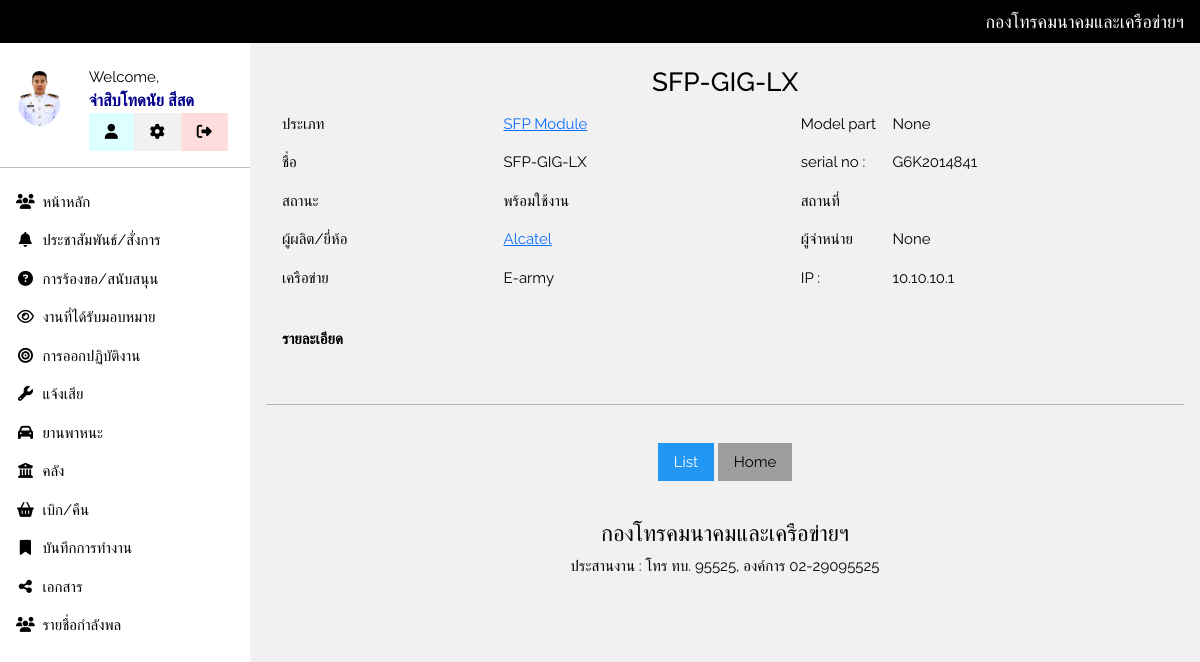
Page /asset/38/ (signed in) on the committed database.
### account/models.py (models this page shows, shortened)
class Profile(models.Model):
    user     = models.OneToOneField(User, on_delete=models.CASCADE)
    rank     = models.ForeignKey(Rank, on_delete=models.CASCADE, blank=True, null=True)
    position = models.ForeignKey(Position, on_delete=models.CASCADE, blank=True, null=True)
    sector   = models.ForeignKey(Sector, on_delete=models.CASCADE, blank=True, null=True)
    place    = models.CharField(max_length=200, blank=True, null=True)
    phone    = models.CharField(max_length=10, blank=True, null=True)
    image    = models.ImageField(upload_to='Profile/', blank=True, null=True)

class Rank(models.Model):
    name = models.CharField(max_length=200)
    def __str__(self) -> str:
        return self.name

### asset/models.py (models this page shows, shortened)
class Asset(models.Model):
    name           = models.CharField(max_length=200)
    model_no       = models.ForeignKey(AssetModel, null=True, blank=True, on_delete=models.CASCADE, related_name='assets_model')
    serial_no      = models.CharField(max_length=200)
    purchase_date  = models.DateTimeField()
    assigned_to    = models.ForeignKey(User, on_delete=models.CASCADE, related_name='assigned', null=True, blank=True)
    note           = models.TextField(null=True, blank=True)
    image          = models.ImageField(upload_to=get_image_name, null=True, blank=True)
    created_at     = models.DateTimeField(auto_now_add=True)
    updated_at     = models.DateTimeField(auto_now=True)
    status         = models.ForeignKey(AssetStatus, on_delete=models.CASCADE)
    warranty_month = models.CharField(max_length=10)
    supplier       = models.ForeignKey(Supplier, on_delete=models.CASCADE, null=True, blank=True)
    request_able   = models.BooleanField(default=True)
    location_at    = models.ForeignKey(Location, on_delete=models.CASCADE, null=True, blank=True)
    manufacturer   = models.ForeignKey(Manufacturer, on_delete=models.CASCADE, null=True, blank=True)
    quantity       = models.PositiveIntegerField(default=1)
    on_network     = models.ForeignKey(Network, on_delete=models.CASCADE, null=True, blank=True)
    category       = models.ForeignKey(Category, on_delete=models.CASCADE, null=True, blank=True)

class Category(models.Model):
    name = models.CharField(max_length=200)
    def __str__(self):
        return self.name

class AssetStatus(models.Model):
    name = models.CharField(max_length=200)
    class Meta:
        verbose_name        = 'Status'
        verbose_name_plural = 'Status'
    def __str__(self):
        return self.name

class Manufacturer(models.Model):
    name = models.CharField(max_length=200)

class Network(models.Model):
    name    = models.CharField(max_length=200)
    ip_addr = models.CharField(max_length=100)
    note    = models.TextField(null=True, blank=True)

### asset/views.py (the view)
# urls.py: path('<int:pk>/', views.AssetDetailView.as_view(), name='detail'),
class AssetDetailView(LoginRequiredMixin, DetailView):
    login_url     = reverse_lazy('login')
    template_name = 'asset/asset_detail.html'
    model         = Asset

### account/templatetags/tags.py (called while the page is built)
@register.filter(name='has_group')
def has_group(user, group_name):
    group = user.groups.filter(name=group_name).exists()
    return group

### asset/templates/asset/asset_detail.html (shortened to what this page needs)
{% extends 'base.html' %}
{% load static %}
{% load tz %}
{% load tags %}
{% block content %}
<br>
<div class="w3-container">
    <h3 class="w3-center">{{ object.name }}</h3>
    <table class="w3-table">
        <tr>
            <td style="width: 25%;">ประเภท</td>
            <td>
                <a href="{% url 'asset:category' pk=object.category.pk %}">
                    {{ object.category }}
                </a>
            </td>
            <td style="width: 10%;">Model part</td>
            <td>{{ object.model_no }}</td>
        </tr>
        <tr>
            <td style="width: 25%;">ชื่อ</td>
            <td>{{ object.name }}</td>
            <td style="width: 10%;">serial no :</td>
            <td>{{ object.serial_no }}</td>
        </tr>
        <tr>
            <td style="width: 25%;">สถานะ</td>
            <td>{{ object.status }}</td>
            <td style="width: 10%;">สถานที่</td>
            <td>
            </td>
        </tr>
        <tr>
            <td style="width: 25%;">ผู้ผลิต/ยี่ห้อ</td>
            <td>
                {% if object.manufacturer %}
                    <a href="{% url 'asset:manufacturer' pk=object.manufacturer.pk %}">
                        {{ object.manufacturer.name }}
                    </a>
                {% endif %}
            </td>
            <td style="width: 10%;">ผู้จำหน่าย</td>
            <td>{{ object.supplier }}</td>
        </tr>
        <tr>
            <td style="width: 25%;">เครือข่าย</td>
            <td>{{ object.on_network.name }}</td>
            <td style="width: 10%;">IP :</td>
            <td>{{ object.on_network.ip_addr }}</td>
        </tr>
    </table>
    <br>
        <table class="w3-table">
            <tr>
                <td><b>รายละเอียด</b></td>
            </tr>
            <tr>
                <td>
                </td>
            </tr>
        </table>
        <hr>
        <br>
    {% if user.is_superuser %}
    <div class="w3-container w3-center">
        <a href="{% url 'asset:list' %}" class="w3-bar-item w3-button w3-center w3-large w3-gray">Cancle</a>
        <a href="{% url 'asset:delete' pk=object.pk %}" class="w3-bar-item w3-button w3-center w3-large w3-red">Delete</a>
        <a href="{% url 'asset:update' pk=object.pk %}" class="w3-bar-item w3-button w3-center w3-large w3-green">Update</a>
    </div>
    {% else %}
    <div class="w3-container w3-center">
        <a href="{% url 'asset:list' %}" class="w3-bar-item w3-button w3-center w3-blue">List</a>
        <a href="{% url 'home' %}" class="w3-bar-item w3-button w3-center w3-gray">Home</a>
    </div>
    {% endif %}
</div>
{% endblock content %}

### account/templates/components/side_menu.html (shortened to what this page needs)
{% load static %}
{% load tags %}
<nav class="w3-sidebar w3-collapse w3-white w3-animate-left" style="z-index:3;width:250px;" id="mySidebar"><br>
  <div class="w3-container w3-row">
    {% if request.user.is_authenticated %}
    {% if request.user.profile.image %}
    <div class="w3-col s4">
      <img src="{{ request.user.profile.image.url }}" class="w3-circle w3-margin-right" style="width:46px">
    </div>
    {% else %}
      <div class="w3-col s4">
          <a href="{% url 'home' %}">
            <img src="{% static 'logo.png' %}" class="w3-circle w3-margin-right" style="width:46px">
          </a>
        </div>
    {% endif %}
      <div class="w3-col s8 w3-bar">
        <span>Welcome, <br>
          {% if request.user.profile.rank and request.user.get_full_name %}
            <strong>{{ request.user.profile.rank }}{{ request.user.get_full_name }}</strong>
          {% else %}
            <a href="{% url 'account:profile-update' %}"><strong class="w3-red">Please Update Profile!!!!</strong></a>
          {% endif %}
        </span><br>
        <a href="{% url 'account:profile' %}" class="w3-bar-item w3-button w3-pale-blue">
          <i class="fa fa-user"></i>
        </a>
        {% if request.user.is_superuser %}
        <a href="{% url 'admin:index' %}" class="w3-bar-item w3-button w3-light-gray">
            <i class="fa fa-cog"></i>
        </a>
        {% else %}
        <a href="{% url 'account:profile-update' %}" class="w3-bar-item w3-button w3-light-gray">
            <i class="fa fa-cog"></i>
        </a>
        {% endif %}
        <a href="#"
            onclick="document.getElementById('logoutModal').style.display='block'"
            class="w3-bar-item w3-button w3-pale-red">
            <i class="fa fa-sign-out"></i>
        </a>
      </div>
    {% endif %}
    </div>
    <hr>
    <div class="w3-bar-block">
      <a href="{% url 'home' %}" class="w3-bar-item w3-button w3-padding"><i class="fa fa-users fa-fw"></i>  หน้าหลัก</a>
      <a href="{% url 'announce:list' %}" class="w3-bar-item w3-button w3-padding"><i class="fa fa-bell fa-fw"></i>  ประชาสัมพันธ์/สั่งการ</a>
      <a href="#" class="w3-bar-item w3-button w3-padding"><i class="fa fa-fas fa-question-circle fa-fw"></i>  การร้องขอ/สนับสนุน</a>
      {% if request.user|has_group:'Staff' %}
      <a href="{% url 'assign:staff-list' %}" class="w3-bar-item w3-button w3-padding"><i class="fa fa-eye fa-fw"></i>  งานที่มอบหมาย</a>
      {% else %}
        <a href="{% url 'assign:list' %}" class="w3-bar-item w3-button w3-padding"><i class="fa fa-eye fa-fw"></i>  งานที่ได้รับมอบหมาย</a>
      {% endif %}
      <a href="#" class="w3-bar-item w3-button w3-padding"><i class="fa fa-bullseye fa-fw"></i>  การออกปฏิบัติงาน</a>
      <a href="#" class="w3-bar-item w3-button w3-padding"><i class="fa fa-wrench fa-fw"></i>  แจ้งเสีย</a>
      <a href="#" class="w3-bar-item w3-button w3-padding"><i class="fa fa-car fa-fw"></i>  ยานพาหนะ</a>
      <a href="{% url 'asset:list' %}" class="w3-bar-item w3-button w3-padding"><i class="fa fa-bank fa-fw"></i>  คลัง</a>
      <a href="{% url 'asset:list' %}" class="w3-bar-item w3-button w3-padding"><i class="fa fa-shopping-basket fa-fw"></i>  เบิก/คืน</a>
      <a href="{% url 'journal:list' %}" class="w3-bar-item w3-button w3-padding"><i class="fa fa-bookmark fa-fw"></i>  บันทึกการทำงาน</a>
      <a href="{% url 'document:home' %}" class="w3-bar-item w3-button w3-padding"><i class="fa fa-share-alt fa-fw"></i>  เอกสาร</a>
      <a href="{% url 'account:members' %}" class="w3-bar-item w3-button w3-padding"><i class="fa fa-users fa-fw"></i>  รายชื่อกำลังพล</a>
    </div>
</nav>

### static/css/main.css (style rules this page uses)
html { box-sizing:border-box }
*,*:before,*:after { box-sizing:inherit }
html { -ms-text-size-adjust:100%; -webkit-text-size-adjust:100% }
body { margin:0 }
article,aside,details,figcaption,figure,footer,header,main,menu,nav,section { display:block }
a { background-color:transparent }
b,strong { font-weight:bolder }
img { border-style:none }
hr { box-sizing:content-box; height:0;overflow:visible }
html,body { font-family:Verdana,sans-serif; font-size:15px;line-height:1.5 }
html { overflow-x:hidden }
h3 { font-size:24px }
h1,h2,h3,h4,h5,h6 { font-family:"Segoe UI",Arial,sans-serif; font-weight:400;margin:10px 0 }
hr { border:0; border-top:1px solid #eee; margin:20px 0 }
img { vertical-align:middle }
a { color:inherit }
.w3-table,.w3-table-all { border-collapse:collapse; border-spacing:0; width:100%; display:table }
.w3-table td,.w3-table th,.w3-table-all td,.w3-table-all th { padding:8px 8px; display:table-cell; text-align:left; vertical-align:top }
.w3-table th:first-child,.w3-table td:first-child,.w3-table-all th:first-child,.w3-table-all td:first-child { padding-left:16px }
.w3-btn,.w3-button { border:none; display:inline-block; padding:8px 16px; vertical-align:middle; overflow:hidden; text-decoration:none; color:inherit; background-color:inherit; text-align:center; cursor:pointer; white-space:nowrap }
.w3-btn,.w3-button { -webkit-touch-callout:none; -webkit-user-select:none; -khtml-user-select:none; -moz-user-select:none; -ms-user-select:none; user-select:none }
.w3-sidebar { height:100%; width:200px; background-color:#fff; position:fixed!important; z-index:1; overflow:auto }
.w3-bar { width:100%; overflow:hidden }
.w3-bar .w3-bar-item { padding:8px 16px; float:left; width:auto; border:none; display:block; outline:0 }
.w3-bar .w3-button { white-space:normal }
.w3-bar-block .w3-bar-item { width:100%; display:block; padding:8px 16px; text-align:left; border:none; white-space:normal; float:none; outline:0 }
.w3-container:after,.w3-container:before,.w3-panel:after,.w3-panel:before,.w3-row:after,.w3-row:before,.w3-row-padding:after,.w3-row-padding:before, .w3-cell-row:before,.w3-cell-row:after,.w3-clear:after,.w3-clear:before,.w3-bar:before,.w3-bar:after { content:""; display:table; clear:both }
.w3-col,.w3-half,.w3-third,.w3-twothird,.w3-threequarter,.w3-quarter { float:left; width:100% }
.w3-col.s4 { width:33.33333% }
.w3-col.s8 { width:66.66666% }
@media (min-width:993px) { .w3-sidebar.w3-collapse { display:block!important } }
.w3-circle { border-radius:50% }
.w3-container,.w3-panel { padding:0.01em 16px }
.w3-animate-left { position:relative;animation:animateleft 0.4s }
.w3-center { text-align:center!important }
.w3-margin-right { margin-right:16px!important }
.w3-padding { padding:8px 16px!important }
.w3-blue,.w3-hover-blue:hover { color:#fff!important;background-color:#2196F3!important }
.w3-white,.w3-hover-white:hover { color:#000!important;background-color:#fff!important }
.w3-grey,.w3-hover-grey:hover,.w3-gray,.w3-hover-gray:hover { color:#000!important;background-color:#9e9e9e!important }
.w3-light-grey,.w3-hover-light-grey:hover,.w3-light-gray,.w3-hover-light-gray:hover { color:#000!important;background-color:#f1f1f1!important }
.w3-pale-red,.w3-hover-pale-red:hover { color:#000!important;background-color:#ffdddd!important }
.w3-pale-blue,.w3-hover-pale-blue:hover { color:#000!important;background-color:#ddffff!important }

### static/css/site.css (style rules this page uses)
body, h1, h2, h3, h4, h5 { font-family: 'Ubuntu', 'Segoe UI', Tahoma, Geneva, Verdana, sans-serif; }
h3 { font-size: 1.5rem; }
strong { font-size: 1.1em; color: darkblue; }

### account/templates/base.html (style rules this page uses)
html,body,h1,h2,h3,h4,h5 { font-family: "Raleway", sans-serif }

### rows in the picture
Asset: name "SFP-GIG-LX", category "SFP Module", model_no "None", serial_no "G6K2014841", status "พร้อมใช้งาน", manufacturer.name "Alcatel", supplier "None", on_network.name "E-army", on_network.ip_addr "10.10.10.1"

### other values in the picture
{{ request.user.profile.rank }} "จ่าสิบโท"
{{ request.user.get_full_name }} "ดนัย สีสด"
